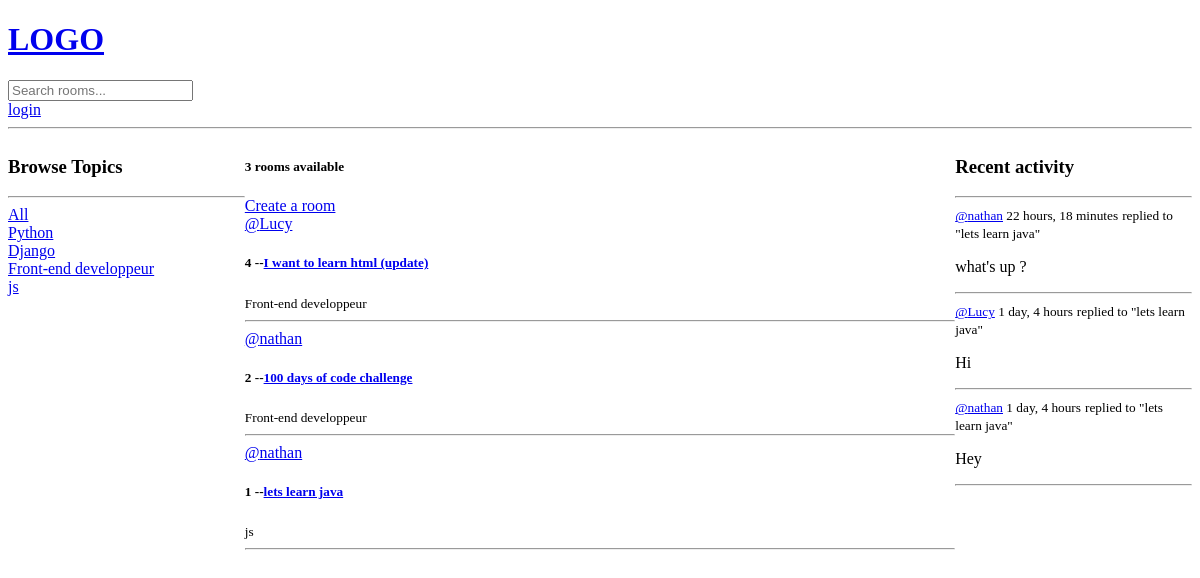
Before: / with the older database file.
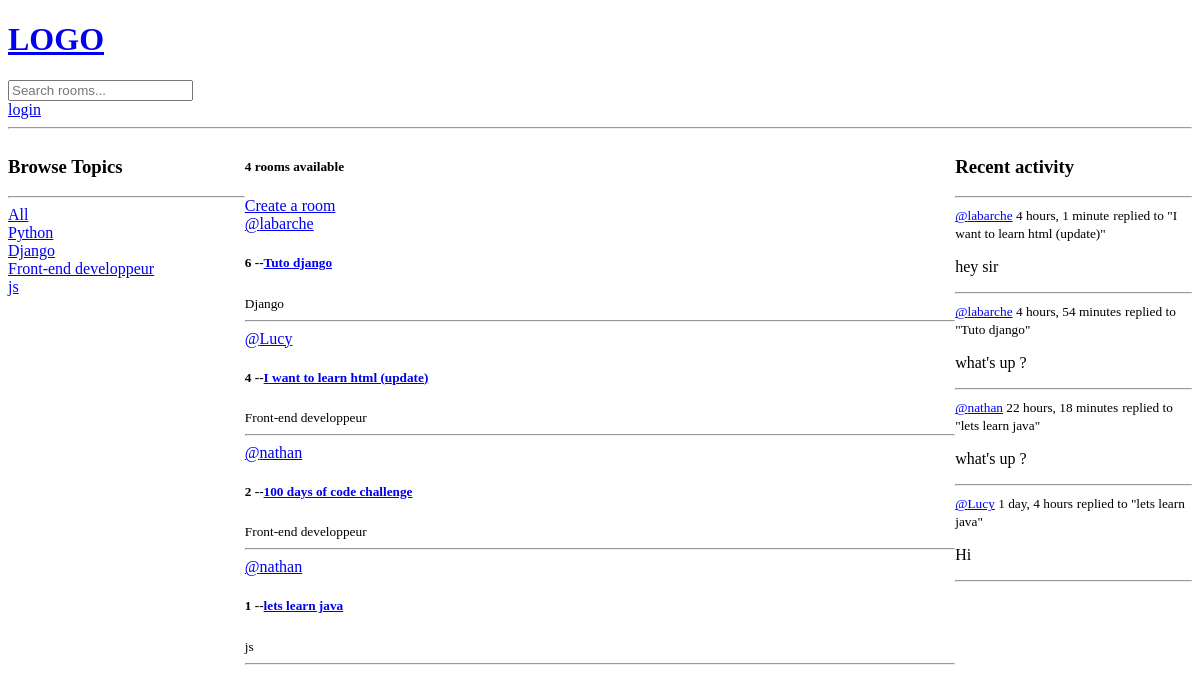
After: the same page with the newer database file.
### base/models.py (models this page shows, shortened)
class Topic(models.Model):
    name = models.CharField(max_length=200)

class Room(models.Model):
    host = models.ForeignKey(User, on_delete=models.SET_NULL, null=True)
    topic = models.ForeignKey(Topic, on_delete=models.SET_NULL, null=True)
    name = models.CharField(max_length=200)
    description = models.TextField(blank=True, null=True)
    participants = models.ManyToManyField(User, related_name='participants', blank=True)
    updated = models.DateTimeField(auto_now=True)
    created = models.DateTimeField(auto_now_add=True)
    class Meta :
        ordering = ['-created', '-updated']
    def __str__(self):
        return self.name

class Message(models.Model):
    user = models.ForeignKey(User, on_delete=models.CASCADE)
    room = models.ForeignKey(Room, on_delete=models.CASCADE)
    body = models.TextField()
    updated = models.DateTimeField(auto_now=True)
    created = models.DateTimeField(auto_now_add=True)
    class Meta :
        ordering = ['-created', '-updated']
    def __str__(self):
        return self.body[0:50]

### base/views.py (the view)
# urls.py: path("", views.home, name="home"),
def home(request):
    q = request.GET.get("q") if request.GET.get("q") != None else ""
    rooms = Room.objects.filter(
        Q(topic__name__icontains=q) |
        Q(name__icontains=q) |
        Q(description__icontains=q)
    )
    topics = Topic.objects.all()
    room_count = rooms.count()
    room_messages = Message.objects.filter(Q(room__topic__name__icontains=q) | Q(room__description__icontains=q))
    context = {"rooms": rooms, "topics": topics,
               "room_count": room_count, "room_messages": room_messages}
    return render(request, "base/home.html", context)

### base/templates/base/home.html (shortened to what this page needs)
{% extends 'main.html' %}
{% block content %}
  <div class="home-container">
    <div>
    {% include 'base/topics_component.html'%}
    </div>
    <div>
      <h5>{{ room_count }} rooms available</h5>
      <a href="{% url 'create-room' %}">Create a room</a>
      <div>
        {% include 'base/feed_component.html'%}
      </div>
    </div>
    <div>
      {%include 'base/activity_component.html'%}
    </div>
  </div>
{% endblock %}

### base/templates/base/topics_component.html
<div>
  <h3>Browse Topics</h3>
  <hr />
  <a href="{% url 'home'%}"> All </a>
  {% for topic in topics %}
    <div>
      <a href="{% url 'home' %}?q={{ topic.name }}">{{ topic.name }}</a>
    </div>
  {% endfor %}
</div>

### base/templates/base/feed_component.html (shortened to what this page needs)
{% for room in rooms %}
          <div>
            <a href= "{% url 'user-profile' room.host.id%}">@{{ room.host.username }}</a>
            <h5>{{ room.id }} --<a href="{% url 'room' room.id %}">{{ room.name }}</a></h5>
            <small>{{ room.topic.name }}</small>
            <hr />
          </div>
        {% endfor %}

### base/templates/base/activity_component.html (shortened to what this page needs)
<h3>Recent activity</h3>
      <hr />
      {% for message in room_messages %}
        <div>
          <small><a href ="{% url 'user-profile' message.user.id %}">@{{ message.user }}</a> {{ message.created|timesince }}</small>
          <small>replied to "{{ message.room }}"</small>
          <p>{{ message }}</p>
          <hr />
        </div>
      {% endfor %}

Changed rows visible on the page:
removed Message: user "nathan", created "1 day, 4 hours", room "lets learn java", body "Hey"
added Room: host.username "labarche", id "6", name "Tuto django", topic.name "Django"
added Message: user "labarche", created "4 hours, 1 minute", room "I want to learn html (update)", body "hey sir"
added Message: user "labarche", created "4 hours, 54 minutes", room "Tuto django", body "what's up ?"
Other visible differences:
{{ room_count }}: "3" → "4"
